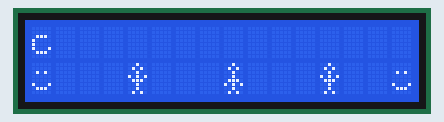
This sketch was run on a simulated Arduino Uno, built with avr-gcc and run on an emulated ATmega328P. Shown: 16×2 character LCD.

Above: at 0.19 s.
At 0.69 s:
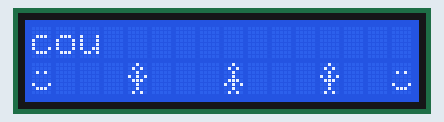
At 1.4 s:
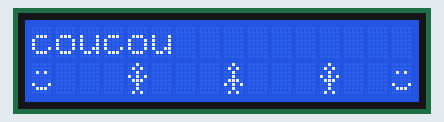
At 2.4 s:
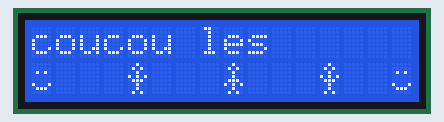
At 3.9 s:
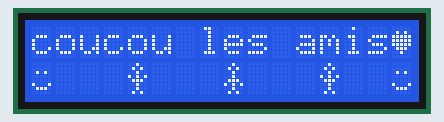
At 6.4 s:
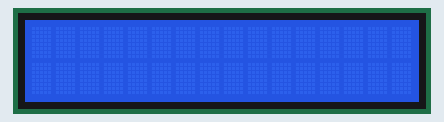

Measured:
- by itself, everything shown: repeats every 7.3 s, in 19 steps
- what the display in image 2 shows lasts 0.5 s, from 1.3 s to 1.8 s
- what the display in image 4 shows lasts 1.5 s, from 3.8 s to 5.3 s

The sketch:

lcd_scrolling.ino
```cpp
    #include <LiquidCrystal.h>

    // initialize the library with the numbers of the MKR Pin: ( From D0 to D5 )
const int rs = 5, en = 4, d4 = 3, d5 = 2, d6 = 1, d7 = 0;
LiquidCrystal lcd(rs, en, d4, d5, d6, d7);

   byte heart[8] = {

  0b00000,

  0b01010,

  0b11111,

  0b11111,

  0b11111,

  0b01110,

  0b00100,

  0b00000

};


byte smiley[8] = {

  0b00000,

  0b00000,

  0b01010,

  0b00000,

  0b00000,

  0b10001,

  0b01110,

  0b00000

};


byte armsDown[8] = {

  0b00100,

  0b01010,

  0b00100,

  0b00100,

  0b01110,

  0b10101,

  0b00100,

  0b01010

};


byte armsUp[8] = {

  0b00100,

  0b01010,

  0b00100,

  0b10101,

  0b01110,

  0b00100,

  0b00100,

  0b01010

};

String text = "coucou les amis";

void setup() {

  // initialize LCD and set up the number of columns and rows:

  lcd.begin(16, 2);


  // create a new character

  lcd.createChar(0, heart);

  // create a new character

  lcd.createChar(1, smiley);

  // create a new character

  lcd.createChar(3, armsDown);

  // create a new character

  lcd.createChar(4, armsUp);


  // set the cursor to the top left

  lcd.setCursor(0, 0);


}

void loop() {
  lcd.setCursor(0, 1);
  lcd.write(byte(1));

  lcd.setCursor(4, 1);
  lcd.write(byte(4));

  lcd.setCursor(8, 1);
  lcd.write(byte(3));

  lcd.setCursor(12, 1);
  lcd.write(byte(4));

  lcd.setCursor(15, 1);
  lcd.write(byte(1));


  //resetting cursor
  lcd.home();

  //printing text
  for (int ch = 0; ch <= text.length(); ch++){
    lcd.print(text[ch]);
    delay(250);
  }
  lcd.autoscroll();
  lcd.setCursor(0,0);
  lcd.noAutoscroll(); //stoppping autoscroll when full text is printed

//Blinking
  delay(1250);
  lcd.noDisplay();
  delay(500);
  lcd.display();
  delay(500);
  lcd.noDisplay();
  delay(500);
  lcd.display();
  delay(500);


  //clearing for next loop
  lcd.clear();
}
```
